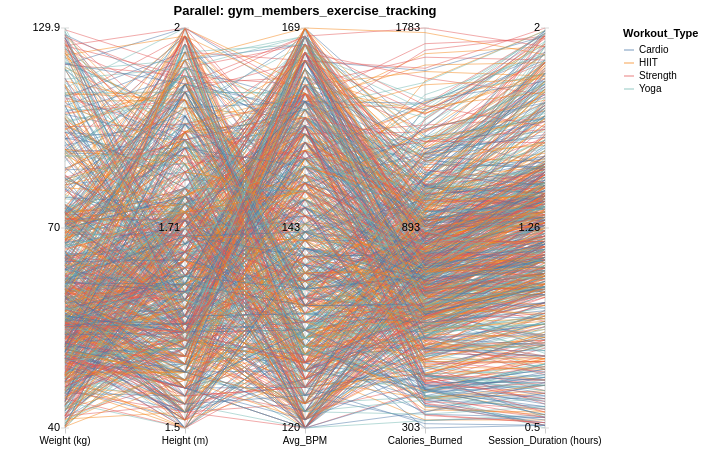

Vega-Lite specification stored for this chart:
### Vega-Lite specification from a JSON file in a GitHub repository (floating-point values rounded to 4 significant figures; data arrays with more than 128 entries replaced by an {"elided": "..."} marker saying what was removed)
{"$schema": "https://vega.github.io/schema/vega-lite/v5.json", "title": "Parallel: gym_members_exercise_tracking", "width": 600, "height": 400, "data": {"values": {"elided": "4865 records"}}, "encoding": {"x": {"field": "dimension", "type": "nominal", "sort": ["Weight (kg)", "Height (m)", "Avg_BPM", "Calories_Burned", "Session_Duration (hours)"], "axis": {"title": null, "labelAngle": 0}, "scale": {}}, "tooltip": [{"field": "dimension", "type": "nominal"}]}, "layer": [{"data": {"values": [{"dimension": "Weight (kg)"}, {"dimension": "Height (m)"}, {"dimension": "Avg_BPM"}, {"dimension": "Calories_Burned"}, {"dimension": "Session_Duration (hours)"}]}, "mark": {"type": "rule", "color": "#ccc"}, "encoding": {}}, {"mark": {"type": "line", "opacity": 0.5, "strokeWidth": 1}, "encoding": {"y": {"field": "normalized_value", "type": "quantitative", "axis": null, "scale": {}}, "detail": {"field": "_index", "type": "nominal"}, "color": {"field": "Workout_Type", "type": "nominal"}, "tooltip": [{"field": "dimension", "type": "nominal"}, {"field": "normalized_value", "type": "quantitative"}, {"field": "Workout_Type", "type": "nominal"}]}}, {"data": {"values": [{"dimension": "Weight (kg)", "tick_level": "min", "tick_value": 0.0, "tick_label": 40.0}, {"dimension": "Weight (kg)", "tick_level": "mid", "tick_value": 0.5, "tick_label": 70.0}, {"dimension": "Weight (kg)", "tick_level": "max", "tick_value": 1.0, "tick_label": 129.9}, {"dimension": "Height (m)", "tick_level": "min", "tick_value": 0.0, "tick_label": 1.5}, {"dimension": "Height (m)", "tick_level": "mid", "tick_value": 0.5, "tick_label": 1.71}, {"dimension": "Height (m)", "tick_level": "max", "tick_value": 1.0, "tick_label": 2.0}, {"dimension": "Avg_BPM", "tick_level": "min", "tick_value": 0.0, "tick_label": 120.0}, {"dimension": "Avg_BPM", "tick_level": "mid", "tick_value": 0.5, "tick_label": 143.0}, {"dimension": "Avg_BPM", "tick_level": "max", "tick_value": 1.0, "tick_label": 169.0}, {"dimension": "Calories_Burned", "tick_level": "min", "tick_value": 0.0, "tick_label": 303.0}, {"dimension": "Calories_Burned", "tick_level": "mid", "tick_value": 0.5, "tick_label": 893.0}, {"dimension": "Calories_Burned", "tick_level": "max", "tick_value": 1.0, "tick_label": 1783.0}, {"dimension": "Session_Duration (hours)", "tick_level": "min", "tick_value": 0.0, "tick_label": 0.5}, {"dimension": "Session_Duration (hours)", "tick_level": "mid", "tick_value": 0.5, "tick_label": 1.26}, {"dimension": "Session_Duration (hours)", "tick_level": "max", "tick_value": 1.0, "tick_label": 2.0}]}, "transform": [{"filter": "datum.tick_level === 'max'"}], "encoding": {"y": {"field": "tick_value", "type": "quantitative", "axis": null, "scale": {}}, "tooltip": [{"field": "tick_value", "type": "quantitative"}]}, "layer": [{"mark": {"type": "text", "style": "label"}, "encoding": {"text": {"field": "tick_label", "type": "quantitative"}}}, {"mark": {"type": "tick", "style": "tick", "size": 8, "color": "#ccc"}}]}, {"data": {"values": [{"dimension": "Weight (kg)", "tick_level": "min", "tick_value": 0.0, "tick_label": 40.0}, {"dimension": "Weight (kg)", "tick_level": "mid", "tick_value": 0.5, "tick_label": 70.0}, {"dimension": "Weight (kg)", "tick_level": "max", "tick_value": 1.0, "tick_label": 129.9}, {"dimension": "Height (m)", "tick_level": "min", "tick_value": 0.0, "tick_label": 1.5}, {"dimension": "Height (m)", "tick_level": "mid", "tick_value": 0.5, "tick_label": 1.71}, {"dimension": "Height (m)", "tick_level": "max", "tick_value": 1.0, "tick_label": 2.0}, {"dimension": "Avg_BPM", "tick_level": "min", "tick_value": 0.0, "tick_label": 120.0}, {"dimension": "Avg_BPM", "tick_level": "mid", "tick_value": 0.5, "tick_label": 143.0}, {"dimension": "Avg_BPM", "tick_level": "max", "tick_value": 1.0, "tick_label": 169.0}, {"dimension": "Calories_Burned", "tick_level": "min", "tick_value": 0.0, "tick_label": 303.0}, {"dimension": "Calories_Burned", "tick_level": "mid", "tick_value": 0.5, "tick_label": 893.0}, {"dimension": "Calories_Burned", "tick_level": "max", "tick_value": 1.0, "tick_label": 1783.0}, {"dimension": "Session_Duration (hours)", "tick_level": "min", "tick_value": 0.0, "tick_label": 0.5}, {"dimension": "Session_Duration (hours)", "tick_level": "mid", "tick_value": 0.5, "tick_label": 1.26}, {"dimension": "Session_Duration (hours)", "tick_level": "max", "tick_value": 1.0, "tick_label": 2.0}]}, "transform": [{"filter": "datum.tick_level === 'mid'"}], "encoding": {"y": {"field": "tick_value", "type": "quantitative", "axis": null, "scale": {}}, "tooltip": [{"field": "tick_value", "type": "quantitative"}]}, "layer": [{"mark": {"type": "text", "style": "label"}, "encoding": {"text": {"field": "tick_label", "type": "quantitative"}}}, {"mark": {"type": "tick", "style": "tick", "size": 8, "color": "#ccc"}}]}, {"data": {"values": [{"dimension": "Weight (kg)", "tick_level": "min", "tick_value": 0.0, "tick_label": 40.0}, {"dimension": "Weight (kg)", "tick_level": "mid", "tick_value": 0.5, "tick_label": 70.0}, {"dimension": "Weight (kg)", "tick_level": "max", "tick_value": 1.0, "tick_label": 129.9}, {"dimension": "Height (m)", "tick_level": "min", "tick_value": 0.0, "tick_label": 1.5}, {"dimension": "Height (m)", "tick_level": "mid", "tick_value": 0.5, "tick_label": 1.71}, {"dimension": "Height (m)", "tick_level": "max", "tick_value": 1.0, "tick_label": 2.0}, {"dimension": "Avg_BPM", "tick_level": "min", "tick_value": 0.0, "tick_label": 120.0}, {"dimension": "Avg_BPM", "tick_level": "mid", "tick_value": 0.5, "tick_label": 143.0}, {"dimension": "Avg_BPM", "tick_level": "max", "tick_value": 1.0, "tick_label": 169.0}, {"dimension": "Calories_Burned", "tick_level": "min", "tick_value": 0.0, "tick_label": 303.0}, {"dimension": "Calories_Burned", "tick_level": "mid", "tick_value": 0.5, "tick_label": 893.0}, {"dimension": "Calories_Burned", "tick_level": "max", "tick_value": 1.0, "tick_label": 1783.0}, {"dimension": "Session_Duration (hours)", "tick_level": "min", "tick_value": 0.0, "tick_label": 0.5}, {"dimension": "Session_Duration (hours)", "tick_level": "mid", "tick_value": 0.5, "tick_label": 1.26}, {"dimension": "Session_Duration (hours)", "tick_level": "max", "tick_value": 1.0, "tick_label": 2.0}]}, "transform": [{"filter": "datum.tick_level === 'min'"}], "encoding": {"y": {"field": "tick_value", "type": "quantitative", "axis": null, "scale": {}}, "tooltip": [{"field": "tick_value", "type": "quantitative"}]}, "layer": [{"mark": {"type": "text", "style": "label"}, "encoding": {"text": {"field": "tick_label", "type": "quantitative"}}}, {"mark": {"type": "tick", "style": "tick", "size": 8, "color": "#ccc"}}]}], "config": {"axisX": {"domain": false, "labelAngle": 0, "tickColor": "#ccc", "title": null}, "view": {"stroke": null}, "style": {"label": {"baseline": "middle", "align": "right", "dx": -5}, "tick": {"orient": "horizontal"}}}, "transform": [], "params": []}
